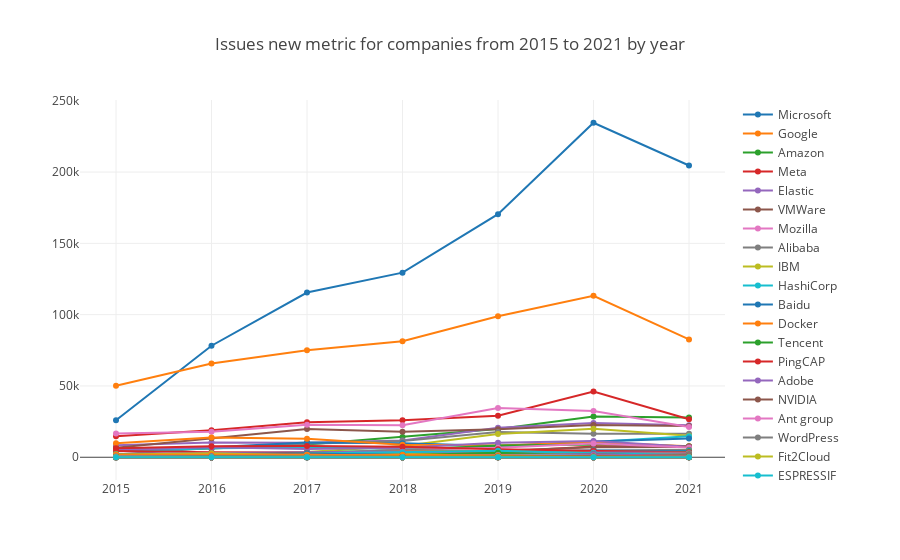

Notebook source saved alongside this figure:
### Markdown cell above
#### Issues New

Issues new is a metric from CHAOSS, refer to https://chaoss.community/metric-issues-new/.

### Code cell
var startYear = 2015, startMonth = 1, endYear = 2021, endMonth = 12, x = [];
for (let y = startYear; y <= endYear; y++) x.push(`${y}`);
openDigger.metric.chaoss.issuesNew({ labelIntersect: ['Company'], startYear, startMonth, endYear, endMonth, groupBy: 'Company', groupTimeRange: 'year', limit: -1, order: 'DESC' }).then(data => {
    console.log(`Issues New metric ratio value for ${data[0].name} is ${JSON.stringify(data[0].ratio)}`);
    openDigger.render.plotly(data.filter(row => row.name != 'Others').map(row => {
        return {
            x,
            y: row.count,
            mode: 'scatter',
            name: row.name
        };
    }), {title: `Issues new metric for companies from ${startYear} to ${endYear} by year`, xaxis: {type: 'category'}});
});

### Figure 1 — Plotly figure (JSON) as saved in the notebook; plotly's stock layout.template omitted (floating-point values rounded to 4 significant figures)
{"data": [{"mode": "scatter", "name": "Microsoft", "x": ["2015", "2016", "2017", "2018", "2019", "2020", "2021"], "y": ["25982", "78214", "115520", "129480", "170501", "234603", "204629"]}, {"mode": "scatter", "name": "Google", "x": ["2015", "2016", "2017", "2018", "2019", "2020", "2021"], "y": ["50126", "65796", "75105", "81419", "98881", "113219", "82629"]}, {"mode": "scatter", "name": "Amazon", "x": ["2015", "2016", "2017", "2018", "2019", "2020", "2021"], "y": ["4520", "6110", "8899", "14126", "19836", "28502", "27858"]}, {"mode": "scatter", "name": "Meta", "x": ["2015", "2016", "2017", "2018", "2019", "2020", "2021"], "y": ["14643", "18893", "24545", "25925", "29122", "46031", "26658"]}, {"mode": "scatter", "name": "Elastic", "x": ["2015", "2016", "2017", "2018", "2019", "2020", "2021"], "y": ["8502", "10377", "10083", "11713", "20728", "23982", "22528"]}, {"mode": "scatter", "name": "VMWare", "x": ["2015", "2016", "2017", "2018", "2019", "2020", "2021"], "y": ["6719", "13359", "19765", "17936", "19710", "22555", "21974"]}, {"mode": "scatter", "name": "Mozilla", "x": ["2015", "2016", "2017", "2018", "2019", "2020", "2021"], "y": ["16626", "17945", "22817", "22514", "34499", "32370", "21246"]}, {"mode": "scatter", "name": "Alibaba", "x": ["2015", "2016", "2017", "2018", "2019", "2020", "2021"], "y": ["1859", "6544", "9406", "11358", "17734", "16527", "16420"]}, {"mode": "scatter", "name": "IBM", "x": ["2015", "2016", "2017", "2018", "2019", "2020", "2021"], "y": ["301", "1695", "3753", "7823", "16243", "19935", "15069"]}, {"mode": "scatter", "name": "HashiCorp", "x": ["2015", "2016", "2017", "2018", "2019", "2020", "2021"], "y": ["4127", "6323", "6913", "5949", "7407", "10777", "14720"]}, {"mode": "scatter", "name": "Baidu", "x": ["2015", "2016", "2017", "2018", "2019", "2020", "2021"], "y": ["5678", "6953", "10306", "9833", "7945", "11104", "13178"]}, {"mode": "scatter", "name": "Docker", "x": ["2015", "2016", "2017", "2018", "2019", "2020", "2021"], "y": ["9833", "13776", "12975", "8687", "8176", "10566", "7793"]}, {"mode": "scatter", "name": "Tencent", "x": ["2015", "2016", "2017", "2018", "2019", "2020", "2021"], "y": ["76", "718", "3080", "5117", "8251", "8874", "7678"]}, {"mode": "scatter", "name": "PingCAP", "x": ["2015", "2016", "2017", "2018", "2019", "2020", "2021"], "y": ["223", "859", "1538", "1969", "3922", "7595", "7567"]}, {"mode": "scatter", "name": "Adobe", "x": ["2015", "2016", "2017", "2018", "2019", "2020", "2021"], "y": ["5078", "6928", "5820", "6690", "10213", "11368", "7315"]}, {"mode": "scatter", "name": "NVIDIA", "x": ["2015", "2016", "2017", "2018", "2019", "2020", "2021"], "y": ["410", "943", "1241", "2068", "4491", "7002", "7192"]}, {"mode": "scatter", "name": "Ant group", "x": ["2015", "2016", "2017", "2018", "2019", "2020", "2021"], "y": ["8", "726", "2279", "5251", "6638", "9628", "6787"]}, {"mode": "scatter", "name": "WordPress", "x": ["2015", "2016", "2017", "2018", "2019", "2020", "2021"], "y": ["194", "394", "2315", "5300", "4025", "4902", "5299"]}, {"mode": "scatter", "name": "Fit2Cloud", "x": ["2015", "2016", "2017", "2018", "2019", "2020", "2021"], "y": ["0", "155", "521", "866", "1154", "2788", "4485"]}, {"mode": "scatter", "name": "ESPRESSIF", "x": ["2015", "2016", "2017", "2018", "2019", "2020", "2021"], "y": ["0", "317", "2101", "3028", "4135", "4193", "4299"]}, {"mode": "scatter", "name": "Intel", "x": ["2015", "2016", "2017", "2018", "2019", "2020", "2021"], "y": ["1296", "1605", "1296", "2935", "4037", "4782", "4240"]}, {"mode": "scatter", "name": "Oracle", "x": ["2015", "2016", "2017", "2018", "2019", "2020", "2021"], "y": ["948", "1267", "2507", "3964", "4356", "4159", "3709"]}, {"mode": "scatter", "name": "JetBrains", "x": ["2015", "2016", "2017", "2018", "2019", "2020", "2021"], "y": ["496", "750", "1258", "1846", "1793", "2904", "3585"]}, {"mode": "scatter", "name": "Mapbox", "x": ["2015", "2016", "2017", "2018", "2019", "2020", "2021"], "y": ["6257", "7635", "7897", "7363", "5674", "4361", "3269"]}, {"mode": "scatter", "name": "Deno", "x": ["2015", "2016", "2017", "2018", "2019", "2020", "2021"], "y": ["0", "0", "0", "310", "1092", "3268", "3080"]}, {"mode": "scatter", "name": "Zilliz", "x": ["2015", "2016", "2017", "2018", "2019", "2020", "2021"], "y": ["0", "0", "0", "0", "701", "2003", "2918"]}, {"mode": "scatter", "name": "QingCloud", "x": ["2015", "2016", "2017", "2018", "2019", "2020", "2021"], "y": ["1", "22", "177", "234", "1770", "2296", "2610"]}, {"mode": "scatter", "name": "ByteDance", "x": ["2015", "2016", "2017", "2018", "2019", "2020", "2021"], "y": ["0", "18", "0", "45", "312", "690", "2249"]}, {"mode": "scatter", "name": "Cloudbees", "x": ["2015", "2016", "2017", "2018", "2019", "2020", "2021"], "y": ["864", "1640", "1663", "1842", "2199", "2715", "2201"]}, {"mode": "scatter", "name": "Huawei", "x": ["2015", "2016", "2017", "2018", "2019", "2020", "2021"], "y": ["13", "40", "329", "180", "987", "1440", "2062"]}, {"mode": "scatter", "name": "JD", "x": ["2015", "2016", "2017", "2018", "2019", "2020", "2021"], "y": ["0", "0", "9", "1783", "3889", "2895", "1984"]}, {"mode": "scatter", "name": "SphereEx", "x": ["2015", "2016", "2017", "2018", "2019", "2020", "2021"], "y": ["0", "182", "278", "607", "1318", "1819", "1868"]}, {"mode": "scatter", "name": "Netlify", "x": ["2015", "2016", "2017", "2018", "2019", "2020", "2021"], "y": ["23", "198", "704", "993", "1389", "1926", "1790"]}, {"mode": "scatter", "name": "Twitter", "x": ["2015", "2016", "2017", "2018", "2019", "2020", "2021"], "y": ["4373", "3425", "3348", "2586", "1624", "1645", "1748"]}, {"mode": "scatter", "name": "Netflix", "x": ["2015", "2016", "2017", "2018", "2019", "2020", "2021"], "y": ["2366", "3034", "3568", "3803", "3315", "2980", "1714"]}, {"mode": "scatter", "name": "Pivotal", "x": ["2015", "2016", "2017", "2018", "2019", "2020", "2021"], "y": ["1483", "2275", "2901", "2295", "1567", "1650", "1644"]}, {"mode": "scatter", "name": "Postman", "x": ["2015", "2016", "2017", "2018", "2019", "2020", "2021"], "y": ["602", "1379", "1734", "1955", "2675", "2391", "1613"]}, {"mode": "scatter", "name": "Youzan", "x": ["2015", "2016", "2017", "2018", "2019", "2020", "2021"], "y": ["0", "28", "507", "1854", "3096", "2836", "1575"]}, {"mode": "scatter", "name": "Odoo", "x": ["2015", "2016", "2017", "2018", "2019", "2020", "2021"], "y": ["2240", "1630", "1809", "2335", "2155", "2014", "1566"]}, {"mode": "scatter", "name": "Uber", "x": ["2015", "2016", "2017", "2018", "2019", "2020", "2021"], "y": ["825", "1018", "2577", "3346", "4479", "2842", "1565"]}, {"mode": "scatter", "name": "Jina AI", "x": ["2015", "2016", "2017", "2018", "2019", "2020", "2021"], "y": ["0", "0", "0", "0", "0", "684", "1499"]}, {"mode": "scatter", "name": "Vesoft", "x": ["2015", "2016", "2017", "2018", "2019", "2020", "2021"], "y": ["0", "0", "0", "0", "465", "555", "1413"]}, {"mode": "scatter", "name": "StreamNative", "x": ["2015", "2016", "2017", "2018", "2019", "2020", "2021"], "y": ["0", "41", "213", "370", "966", "1230", "1407"]}, {"mode": "scatter", "name": "Treasure Data", "x": ["2015", "2016", "2017", "2018", "2019", "2020", "2021"], "y": ["259", "477", "682", "928", "1141", "1346", "1380"]}, {"mode": "scatter", "name": "Datafuse Labs", "x": ["2015", "2016", "2017", "2018", "2019", "2020", "2021"], "y": ["0", "0", "0", "0", "0", "0", "1324"]}, {"mode": "scatter", "name": "API7", "x": ["2015", "2016", "2017", "2018", "2019", "2020", "2021"], "y": ["0", "0", "0", "0", "361", "1138", "1231"]}, {"mode": "scatter", "name": "Neo4j", "x": ["2015", "2016", "2017", "2018", "2019", "2020", "2021"], "y": ["844", "1269", "1425", "1162", "1084", "1466", "1157"]}, {"mode": "scatter", "name": "Didi", "x": ["2015", "2016", "2017", "2018", "2019", "2020", "2021"], "y": ["0", "0", "200", "530", "1584", "1350", "1146"]}, {"mode": "scatter", "name": "Salesforce", "x": ["2015", "2016", "2017", "2018", "2019", "2020", "2021"], "y": ["226", "1000", "663", "1155", "1584", "1228", "1075"]}, {"mode": "scatter", "name": "EMQ", "x": ["2015", "2016", "2017", "2018", "2019", "2020", "2021"], "y": ["0", "0", "1", "244", "869", "1701", "1073"]}, {"mode": "scatter", "name": "Deepmind", "x": ["2015", "2016", "2017", "2018", "2019", "2020", "2021"], "y": ["34", "70", "269", "384", "566", "714", "1068"]}, {"mode": "scatter", "name": "Puppet Labs", "x": ["2015", "2016", "2017", "2018", "2019", "2020", "2021"], "y": ["420", "386", "463", "466", "891", "1155", "1037"]}, {"mode": "scatter", "name": "Redis Labs", "x": ["2015", "2016", "2017", "2018", "2019", "2020", "2021"], "y": ["150", "139", "101", "88", "119", "486", "1006"]}, {"mode": "scatter", "name": "WeBank", "x": ["2015", "2016", "2017", "2018", "2019", "2020", "2021"], "y": ["0", "0", "0", "6", "903", "1222", "992"]}, {"mode": "scatter", "name": "Guojusoft", "x": ["2015", "2016", "2017", "2018", "2019", "2020", "2021"], "y": ["0", "0", "0", "0", "0", "0", "966"]}, {"mode": "scatter", "name": "Samsung", "x": ["2015", "2016", "2017", "2018", "2019", "2020", "2021"], "y": ["655", "541", "532", "358", "1067", "2117", "955"]}, {"mode": "scatter", "name": "DCloud", "x": ["2015", "2016", "2017", "2018", "2019", "2020", "2021"], "y": ["95", "118", "114", "241", "1190", "1259", "919"]}, {"mode": "scatter", "name": "Explosion AI", "x": ["2015", "2016", "2017", "2018", "2019", "2020", "2021"], "y": ["0", "166", "907", "1022", "1370", "1095", "848"]}, {"mode": "scatter", "name": "OpenAI", "x": ["2015", "2016", "2017", "2018", "2019", "2020", "2021"], "y": ["0", "441", "1104", "1297", "1207", "925", "845"]}, {"mode": "scatter", "name": "Databricks", "x": ["2015", "2016", "2017", "2018", "2019", "2020", "2021"], "y": ["437", "909", "648", "758", "1104", "866", "802"]}, {"mode": "scatter", "name": "JFrog", "x": ["2015", "2016", "2017", "2018", "2019", "2020", "2021"], "y": ["71", "145", "238", "386", "570", "714", "785"]}, {"mode": "scatter", "name": "StarRocks", "x": ["2015", "2016", "2017", "2018", "2019", "2020", "2021"], "y": ["0", "0", "0", "0", "0", "0", "780"]}, {"mode": "scatter", "name": "Deepin", "x": ["2015", "2016", "2017", "2018", "2019", "2020", "2021"], "y": ["38", "339", "735", "1487", "3069", "958", "766"]}, {"mode": "scatter", "name": "Rapid7", "x": ["2015", "2016", "2017", "2018", "2019", "2020", "2021"], "y": ["794", "942", "1021", "980", "941", "1143", "747"]}, {"mode": "scatter", "name": "Xiaomi", "x": ["2015", "2016", "2017", "2018", "2019", "2020", "2021"], "y": ["195", "374", "950", "1002", "1553", "1865", "743"]}, {"mode": "scatter", "name": "TAOS Data", "x": ["2015", "2016", "2017", "2018", "2019", "2020", "2021"], "y": ["0", "0", "0", "0", "711", "1124", "718"]}, {"mode": "scatter", "name": "Juejin", "x": ["2015", "2016", "2017", "2018", "2019", "2020", "2021"], "y": ["71", "604", "1666", "1366", "895", "581", "672"]}, {"mode": "scatter", "name": "Segment", "x": ["2015", "2016", "2017", "2018", "2019", "2020", "2021"], "y": ["872", "787", "790", "761", "788", "713", "657"]}, {"mode": "scatter", "name": "H2O AI", "x": ["2015", "2016", "2017", "2018", "2019", "2020", "2021"], "y": ["21", "43", "219", "576", "488", "437", "650"]}, {"mode": "scatter", "name": "Netease", "x": ["2015", "2016", "2017", "2018", "2019", "2020", "2021"], "y": ["202", "192", "269", "964", "1474", "795", "603"]}, {"mode": "scatter", "name": "PayPal", "x": ["2015", "2016", "2017", "2018", "2019", "2020", "2021"], "y": ["2042", "2081", "2421", "1706", "980", "576", "553"]}, {"mode": "scatter", "name": "Alluxio", "x": ["2015", "2016", "2017", "2018", "2019", "2020", "2021"], "y": ["0", "15", "166", "236", "653", "379", "534"]}, {"mode": "scatter", "name": "Merico", "x": ["2015", "2016", "2017", "2018", "2019", "2020", "2021"], "y": ["0", "0", "0", "0", "0", "0", "510"]}, {"mode": "scatter", "name": "Matrix Origin", "x": ["2015", "2016", "2017", "2018", "2019", "2020", "2021"], "y": ["0", "0", "0", "0", "0", "0", "497"]}, {"mode": "scatter", "name": "MongoDB", "x": ["2015", "2016", "2017", "2018", "2019", "2020", "2021"], "y": ["283", "540", "285", "233", "343", "492", "494"]}, {"mode": "scatter", "name": "Taichi", "x": ["2015", "2016", "2017", "2018", "2019", "2020", "2021"], "y": ["0", "0", "0", "0", "0", "676", "477"]}, {"mode": "scatter", "name": "Liferay", "x": ["2015", "2016", "2017", "2018", "2019", "2020", "2021"], "y": ["360", "331", "342", "747", "1271", "1062", "436"]}, {"mode": "scatter", "name": "JuiceData", "x": ["2015", "2016", "2017", "2018", "2019", "2020", "2021"], "y": ["0", "0", "0", "6", "24", "29", "361"]}, {"mode": "scatter", "name": "ThinkPHP", "x": ["2015", "2016", "2017", "2018", "2019", "2020", "2021"], "y": ["41", "614", "422", "520", "608", "468", "361"]}, {"mode": "scatter", "name": "MycroftAI", "x": ["2015", "2016", "2017", "2018", "2019", "2020", "2021"], "y": ["0", "323", "630", "390", "399", "504", "343"]}, {"mode": "scatter", "name": "Zalando", "x": ["2015", "2016", "2017", "2018", "2019", "2020", "2021"], "y": ["0", "0", "46", "232", "724", "552", "339"]}, {"mode": "scatter", "name": "Bilibili", "x": ["2015", "2016", "2017", "2018", "2019", "2020", "2021"], "y": ["630", "1878", "1736", "918", "807", "431", "330"]}, {"mode": "scatter", "name": "Yunion", "x": ["2015", "2016", "2017", "2018", "2019", "2020", "2021"], "y": ["0", "0", "0", "0", "16", "62", "298"]}, {"mode": "scatter", "name": "CTrip", "x": ["2015", "2016", "2017", "2018", "2019", "2020", "2021"], "y": ["3", "53", "263", "735", "1007", "546", "284"]}, {"mode": "scatter", "name": "360", "x": ["2015", "2016", "2017", "2018", "2019", "2020", "2021"], "y": ["302", "652", "1485", "1128", "1089", "839", "270"]}, {"mode": "scatter", "name": "OpenResty", "x": ["2015", "2016", "2017", "2018", "2019", "2020", "2021"], "y": ["289", "650", "535", "397", "458", "411", "267"]}, {"mode": "scatter", "name": "Oneflow", "x": ["2015", "2016", "2017", "2018", "2019", "2020", "2021"], "y": ["0", "0", "0", "0", "0", "202", "266"]}, {"mode": "scatter", "name": "Timecho", "x": ["2015", "2016", "2017", "2018", "2019", "2020", "2021"], "y": ["0", "0", "0", "0", "0", "146", "260"]}, {"mode": "scatter", "name": "Cloudera", "x": ["2015", "2016", "2017", "2018", "2019", "2020", "2021"], "y": ["568", "381", "310", "195", "273", "234", "247"]}, {"mode": "scatter", "name": "Chatopera", "x": ["2015", "2016", "2017", "2018", "2019", "2020", "2021"], "y": ["0", "0", "0", "160", "117", "176", "241"]}, {"mode": "scatter", "name": "Fastly", "x": ["2015", "2016", "2017", "2018", "2019", "2020", "2021"], "y": ["49", "71", "33", "49", "160", "111", "236"]}, {"mode": "scatter", "name": "Meituan", "x": ["2015", "2016", "2017", "2018", "2019", "2020", "2021"], "y": ["179", "154", "546", "1793", "1250", "576", "221"]}, {"mode": "scatter", "name": "RaRe Technologies", "x": ["2015", "2016", "2017", "2018", "2019", "2020", "2021"], "y": ["0", "156", "414", "336", "358", "308", "221"]}, {"mode": "scatter", "name": "Instructure", "x": ["2015", "2016", "2017", "2018", "2019", "2020", "2021"], "y": ["184", "281", "260", "306", "167", "370", "208"]}, {"mode": "scatter", "name": "Megvii", "x": ["2015", "2016", "2017", "2018", "2019", "2020", "2021"], "y": ["0", "0", "0", "0", "0", "112", "188"]}, {"mode": "scatter", "name": "Alfresco", "x": ["2015", "2016", "2017", "2018", "2019", "2020", "2021"], "y": ["180", "1078", "622", "226", "409", "223", "183"]}, {"mode": "scatter", "name": "Kaltura", "x": ["2015", "2016", "2017", "2018", "2019", "2020", "2021"], "y": ["317", "396", "274", "255", "212", "249", "166"]}, {"mode": "scatter", "name": "RT-Thread", "x": ["2015", "2016", "2017", "2018", "2019", "2020", "2021"], "y": ["41", "26", "50", "150", "191", "197", "163"]}, {"mode": "scatter", "name": "Blue Spire", "x": ["2015", "2016", "2017", "2018", "2019", "2020", "2021"], "y": ["1884", "2746", "1211", "600", "378", "223", "150"]}, {"mode": "scatter", "name": "iQiyi", "x": ["2015", "2016", "2017", "2018", "2019", "2020", "2021"], "y": ["0", "0", "54", "150", "156", "185", "131"]}, {"mode": "scatter", "name": "KodeRover", "x": ["2015", "2016", "2017", "2018", "2019", "2020", "2021"], "y": ["0", "0", "0", "0", "0", "0", "128"]}, {"mode": "scatter", "name": "Couchbase", "x": ["2015", "2016", "2017", "2018", "2019", "2020", "2021"], "y": ["1777", "1983", "1798", "1209", "403", "142", "125"]}, {"mode": "scatter", "name": "Varnish", "x": ["2015", "2016", "2017", "2018", "2019", "2020", "2021"], "y": ["116", "607", "266", "236", "155", "148", "111"]}, {"mode": "scatter", "name": "Goodrain", "x": ["2015", "2016", "2017", "2018", "2019", "2020", "2021"], "y": ["0", "0", "23", "235", "325", "118", "95"]}, {"mode": "scatter", "name": "Mulesoft", "x": ["2015", "2016", "2017", "2018", "2019", "2020", "2021"], "y": ["612", "680", "380", "177", "133", "111", "76"]}, {"mode": "scatter", "name": "Sourcefire", "x": ["2015", "2016", "2017", "2018", "2019", "2020", "2021"], "y": ["0", "0", "0", "12", "39", "37", "75"]}, {"mode": "scatter", "name": "RedHat", "x": ["2015", "2016", "2017", "2018", "2019", "2020", "2021"], "y": ["0", "0", "0", "91", "76", "165", "74"]}, {"mode": "scatter", "name": "Terminus", "x": ["2015", "2016", "2017", "2018", "2019", "2020", "2021"], "y": ["0", "0", "0", "0", "0", "0", "61"]}, {"mode": "scatter", "name": "Talend", "x": ["2015", "2016", "2017", "2018", "2019", "2020", "2021"], "y": ["0", "86", "111", "22", "9", "29", "59"]}, {"mode": "scatter", "name": "Anaconda", "x": ["2015", "2016", "2017", "2018", "2019", "2020", "2021"], "y": ["325", "394", "229", "91", "111", "110", "58"]}, {"mode": "scatter", "name": "Qunar", "x": ["2015", "2016", "2017", "2018", "2019", "2020", "2021"], "y": ["0", "0", "0", "13", "214", "56", "51"]}, {"mode": "scatter", "name": "Vipshop", "x": ["2015", "2016", "2017", "2018", "2019", "2020", "2021"], "y": ["4", "92", "317", "405", "354", "128", "46"]}, {"mode": "scatter", "name": "Bytebase", "x": ["2015", "2016", "2017", "2018", "2019", "2020", "2021"], "y": ["0", "0", "0", "0", "0", "0", "37"]}, {"mode": "scatter", "name": "Nicira", "x": ["2015", "2016", "2017", "2018", "2019", "2020", "2021"], "y": ["67", "58", "60", "96", "63", "20", "37"]}, {"mode": "scatter", "name": "FM Soft", "x": ["2015", "2016", "2017", "2018", "2019", "2020", "2021"], "y": ["0", "0", "0", "13", "11", "29", "23"]}, {"mode": "scatter", "name": "Acquia", "x": ["2015", "2016", "2017", "2018", "2019", "2020", "2021"], "y": ["106", "129", "78", "85", "81", "52", "21"]}, {"mode": "scatter", "name": "Artelnics", "x": ["2015", "2016", "2017", "2018", "2019", "2020", "2021"], "y": ["1", "9", "12", "9", "27", "61", "20"]}, {"mode": "scatter", "name": "Cloud Wise", "x": ["2015", "2016", "2017", "2018", "2019", "2020", "2021"], "y": ["0", "0", "10", "1", "0", "0", "18"]}, {"mode": "scatter", "name": "Douban", "x": ["2015", "2016", "2017", "2018", "2019", "2020", "2021"], "y": ["91", "156", "108", "43", "24", "44", "17"]}, {"mode": "scatter", "name": "Pentaho", "x": ["2015", "2016", "2017", "2018", "2019", "2020", "2021"], "y": ["33", "40", "49", "37", "27", "38", "14"]}, {"mode": "scatter", "name": "GAAS", "x": ["2015", "2016", "2017", "2018", "2019", "2020", "2021"], "y": ["0", "0", "0", "0", "132", "66", "9"]}, {"mode": "scatter", "name": "ZStack", "x": ["2015", "2016", "2017", "2018", "2019", "2020", "2021"], "y": ["0", "0", "43", "17", "17", "17", "9"]}, {"mode": "scatter", "name": "DataCanvas", "x": ["2015", "2016", "2017", "2018", "2019", "2020", "2021"], "y": ["0", "0", "0", "0", "0", "0", "7"]}, {"mode": "scatter", "name": "Linux China", "x": ["2015", "2016", "2017", "2018", "2019", "2020", "2021"], "y": ["24", "21", "228", "104", "25", "11", "7"]}, {"mode": "scatter", "name": "Galaxy Future", "x": ["2015", "2016", "2017", "2018", "2019", "2020", "2021"], "y": ["0", "0", "0", "0", "0", "0", "7"]}, {"mode": "scatter", "name": "SequoiaDB", "x": ["2015", "2016", "2017", "2018", "2019", "2020", "2021"], "y": ["1", "4", "0", "47", "77", "8", "6"]}, {"mode": "scatter", "name": "EasyCorp", "x": ["2015", "2016", "2017", "2018", "2019", "2020", "2021"], "y": ["0", "0", "0", "0", "0", "0", "2"]}, {"mode": "scatter", "name": "Shendu Fuzhi", "x": ["2015", "2016", "2017", "2018", "2019", "2020", "2021"], "y": ["0", "0", "0", "0", "0", "37", "1"]}, {"mode": "scatter", "name": "EnterpriseDB", "x": ["2015", "2016", "2017", "2018", "2019", "2020", "2021"], "y": ["5", "0", "5", "4", "2", "1", "1"]}, {"mode": "scatter", "name": "ForgeRock", "x": ["2015", "2016", "2017", "2018", "2019", "2020", "2021"], "y": ["1", "0", "1", "0", "0", "0", "0"]}], "layout": {"autosize": true, "title": {"text": "Issues new metric for companies from 2015 to 2021 by year"}, "xaxis": {"autorange": true, "range": [-0.3497, 6.35], "type": "category"}, "yaxis": {"autorange": true, "range": [-19360.0, 254000.0], "type": "linear"}}}
